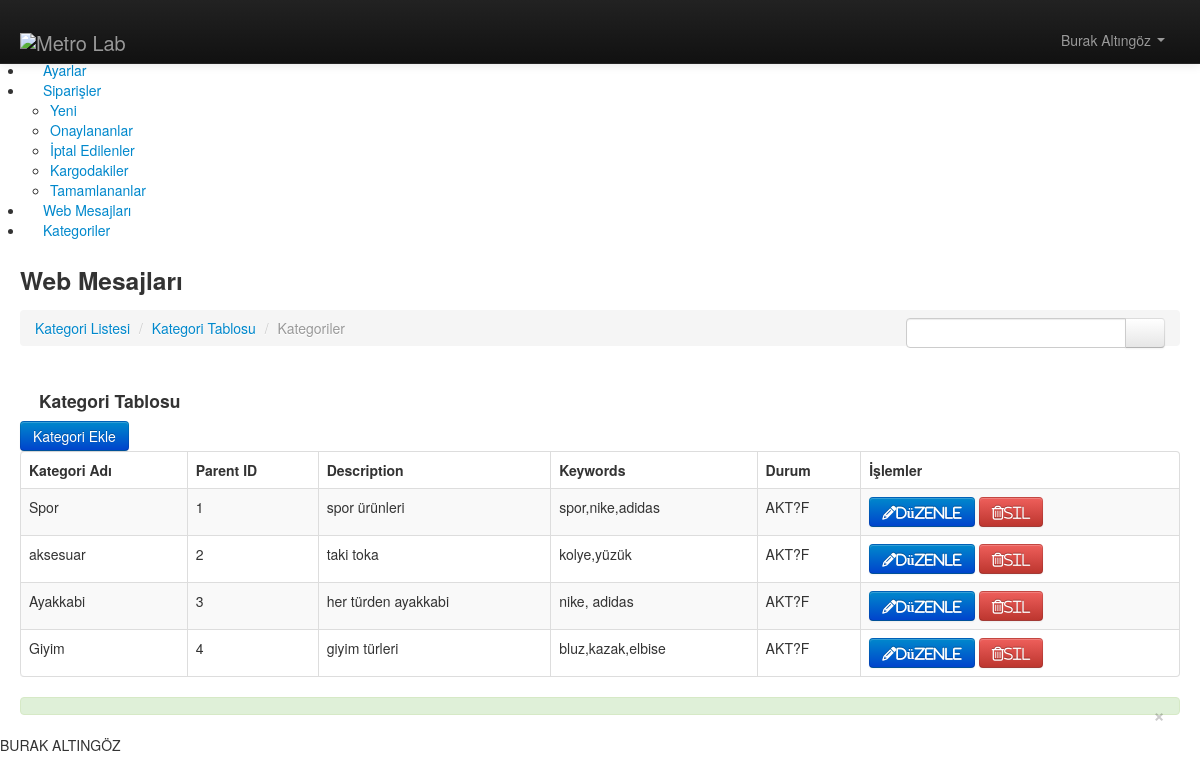
/burak1altingoz.xyz/index.php/admin/kategori, run on the app's committed database.
### tables this page shows
CREATE TABLE `kategoriler` (
  `Id` int(11) NOT NULL AUTO_INCREMENT,
  `parent_id` int(11) DEFAULT NULL,
  `adi` varchar(255) DEFAULT NULL,
  `description` varchar(255) DEFAULT NULL,
  `keywords` varchar(255) DEFAULT NULL,
  `resim` varchar(255) DEFAULT NULL,
  `durum` varchar(255) DEFAULT NULL,
  `tarih` timestamp NULL DEFAULT NULL,
  PRIMARY KEY (`Id`)
);

### burak1altingoz.xyz/application/controllers/admin/Kategori.php (called while the page is built, shortened)
<?php
class Kategori extends CI_Controller
{
	    public function __construct()
        {
                $this->load->helper('url');
        }
		public function index()
		{
			$query = $this->db->query("SELECT * FROM kategoriler ORDER BY parent_id");
			$data["veriler"]=$query->result();
			$this->load->view('admin/kategori_liste',$data);
		}
}
?>

### burak1altingoz.xyz/index.php (called while the page is built, shortened)
<?php
require_once BASEPATH.'core/CodeIgniter.php';

### burak1altingoz.xyz/application/views/admin/kategori_liste.php (the view, shortened to what this page needs)
   <div id="main-content">
      <div class="container-fluid">
         <div class="row-fluid">
            <div class="span12">
                <h3 class="page-title">
                  Web Mesajları
                </h3>
                <ul class="breadcrumb">
                    <li>
                        <a href="#">Kategori Listesi</a>
                        <span class="divider">/</span>
                    </li>
                    <li>
                        <a href="#" >Kategori Tablosu</a>
                        <span class="divider">/</span>
                    </li>
                    <li class="active">
                        Kategoriler
                    </li>
                    <li class="pull-right search-wrap">
                        <form action="search_result.html" class="hidden-phone">
                            <div class="input-append search-input-area">
                                <input class="" id="appendedInputButton" type="text">
                                <button class="btn" type="button"><i class="icon-search"></i> </button>
                            </div>
                        </form>
                    </li>
                </ul>
            </div>
         </div>
          <div class="row-fluid">
                 <div class="span12">
                     <div class="widget orange">
                         <div class="widget-title">
                             <h4><i class="icon-reorder"></i> Kategori Tablosu</h4>
					<a href="<?=base_url()?>admin/Kategori/ekle" class="btn  btn-primary">Kategori Ekle</a>
                         <span class="tools">
                             <a href="javascript:;" class="icon-chevron-down"></a>
                             <a href="javascript:;" class="icon-remove"></a>
                         </span>
                         </div>
                         <div class="widget-body">
                             <table class="table table-striped table-bordered table-advance table-hover">
                                 <thead>
							<tr>
								<th>Kategori Adı</th>
								<th>Parent ID</th>
								<th>Description</th>
								<th>Keywords</th>
								<th>Durum</th>
								<th>İşlemler</th>
							</tr>
						</thead>
						<tbody>
							<?php
							$sno=0;
							foreach($veriler as $rs)
							{ $sno++;
							?>
							<tr>
								<td><?=$rs->adi?></td>
								<td><?=$rs->parent_id?></td>
								<td><?=$rs->description?></td>
								<td><?=$rs->keywords?></td>
								<td><?=$rs->durum?></td>
								<td>
									<a href="<?=base_url()?>admin/Kategori/duzenle/<?=$rs->Id?>" class="btn btn-primary btn-xs"><i class="fa fa-pencil">Düzenle</a></i></button>
									<a href="<?=base_url()?>admin/Kategori/sil/<?=$rs->Id?>" onclick="return confirm('Kayıt Silicenek Emin Misiniz?')" class="btn btn-danger btn-xs"><i class="fa fa-trash-o ">Sil</i></button>
								</td>
							</tr>
							<?php } ?>
						</tbody>
                             </table>
                         </div>
                     </div>
			<div class="alert alert-success">
                             <button class="close" data-dismiss="alert">×</button>
					</div>
                 </div>
             </div>
      </div>
   </div>
</div>

### data on the page
kategoriler: adi "Spor", parent "1", description "spor ürünleri", keywords "spor,nike,adidas", durum "AKT?F"
kategoriler: adi "aksesuar", parent "2", description "taki toka", keywords "kolye,yüzük", durum "AKT?F"
kategoriler: adi "Ayakkabi", parent "3", description "her türden ayakkabi", keywords "nike, adidas", durum "AKT?F"
kategoriler: adi "Giyim", parent "4", description "giyim türleri", keywords "bluz,kazak,elbise", durum "AKT?F"
